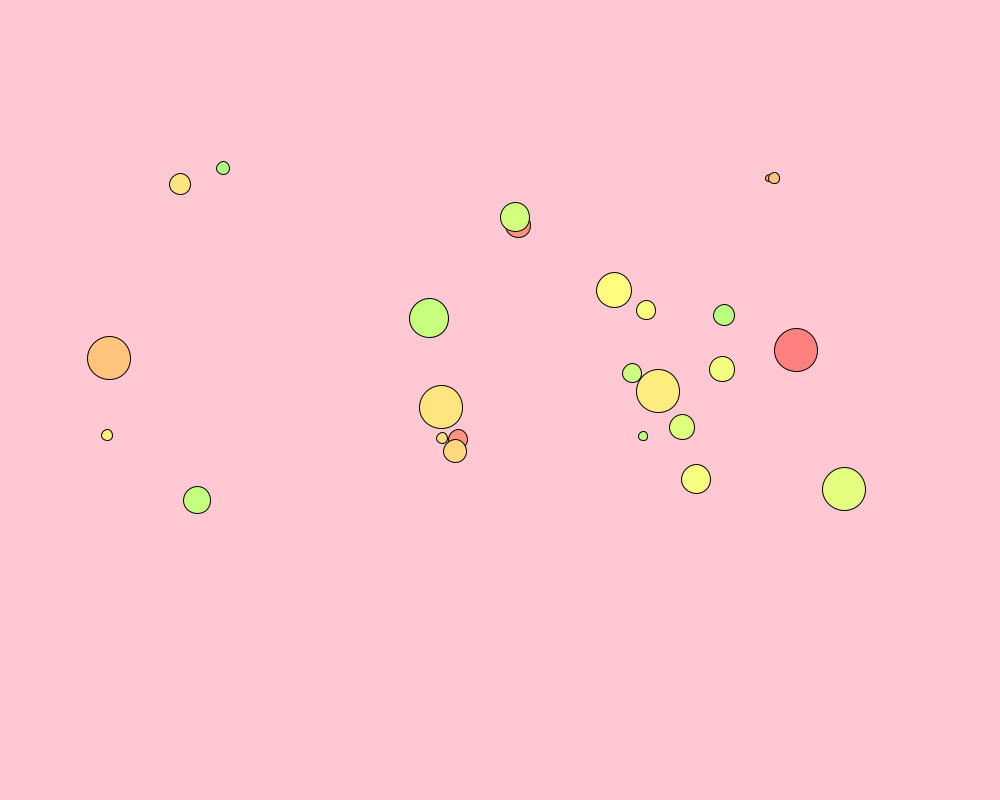
Frame 1 (no input)
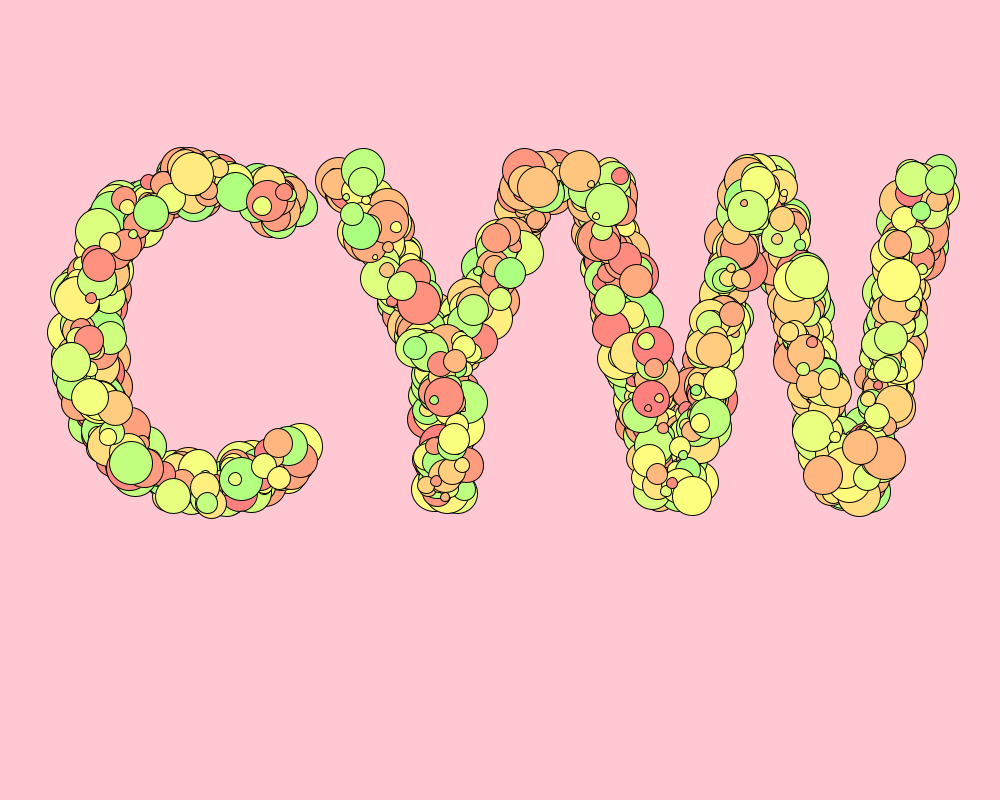
Frame 60 (the mouse pressed at the canvas centre just before this capture)
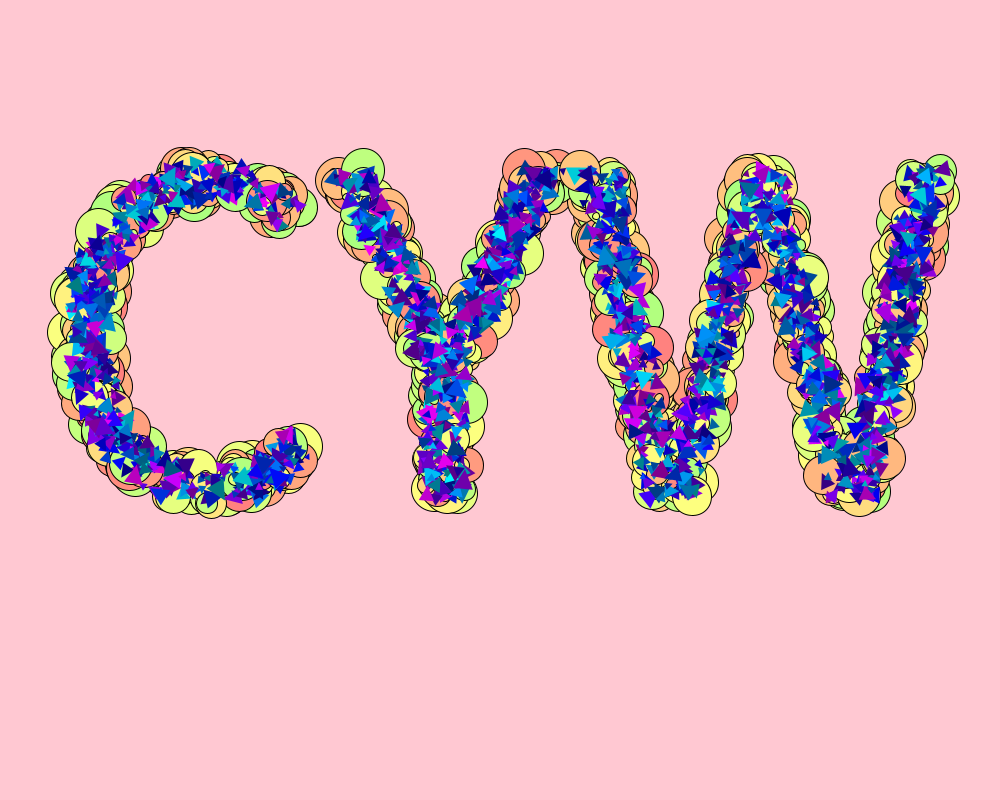
Frame 120 (the mouse held since frame 60 and released just before this capture)

The Processing sketch that drew these frames (run headless with seeded random() and noise(); from frame 60 on, the mouse is pressed at the canvas centre):

// Processing sketch: ChenYanwen_4_FunctionsAndExpandedCinema_Exercise2
// ── ChenYanwen_4_FunctionsAndExpandedCinema_Exercise2.pde
/*
 * Course: ART 22  - Computer Programming for the Arts
 * Assignment: Week 4 Practice 2 FunctionsAndExpandedCinema
 *
 * by Yanwen Chen
 *
 * Initiated: 2022/04/23
 * Last updated: 2022/04/23
 *
 * CITATIONS: List all sources you used for this assignment.
 * https://github.com/AmnonOwed/CAN_GenerativeTypography/blob/master/Image-Based/AggregateDrawing/AggregateDrawing.pde
 *
 * NOTE: This is where you write any notes you would like
 * to leave yourself or others using your code.
 *
 * Click the mouse to see the differents
 *
 * */

int drawSpeed = 300; // number of drawn shapes per draw() call
int drawMode = 0; // move through the drawing modes by clicking the mouse

color PGRAPHICS_COLOR = #C3E9E6;

int adjustNum=80;

PGraphics pg;

void setup() {
  //normally we dont put background in setup(), but this case is a little bit different
  background(#ffc8d2);
  size(1000, 800);

  colorMode(HSB, 360, 100, 100); // change to Hue-Saturation-Brightness color mode
  rectMode(CENTER);

  // create and draw to PPraphics (see Getting Started > UsingPGraphics example)
  pg = createGraphics(width, height, JAVA2D);
  pg.beginDraw();
  pg.textSize(500);
  pg.textAlign(CENTER, CENTER);
  pg.fill(PGRAPHICS_COLOR);
  drawCYW();
  pg.endDraw();
}

void drawC() {
  pg.text("C", pg.width/2, pg.height/2-adjustNum);
}
void drawY() {
  pg.text("Y", pg.width/2, pg.height/2-adjustNum);
}
void drawW() {
  pg.text("W", pg.width/2, pg.height/2-adjustNum);
}
void drawCYW() {
  pg.text("CYW", pg.width/2, pg.height/2-adjustNum);
}


void draw() {

  // This for loop ensures the code is repeated 'drawSpeed' times
  for (int i=0; i<drawSpeed; i++) {
    // pick a random coordinate
    int x = (int) random(width);
    int y = (int) random(height);
    // check if the coordinate is inside the text (in the offscreen PGraphics)
    boolean insideText = (pg.get(x, y) == PGRAPHICS_COLOR);
    // if it is indeed, then draw a shape in the main screen
    if (insideText) {
      // switch based on the current draw mode (move through them by clicking the mouse)
      // each drawing mode has custom settings (stroke, fill, shape, rotation)
      pushMatrix();
      translate(x, y);
      switch (drawMode) {
      case 0:
        float er = random(5, 45);
        color ec = color(random(100), 50, 200);
        stroke(0);
        fill(ec);
        ellipse(0, 0, er, er);
        break;
      case 1:
        float td = random(3, 10);
        float tr = random(TWO_PI);
        color tc = color(random(180, 300), 100, random(50, 100));
        noStroke();
        fill(tc);
        rotate(tr);
        triangle(0, -td, -td, td, td, td);
        break;
      case 2:
        float rw = random(5, 20);
        float rh = random(5, 50);
        float rr = random(TWO_PI);
        color rc = color(random(20), random(70, 100), random(20, 100));
        stroke(0);
        fill(rc);
        rotate(rr);
        rect(0, 0, rw, rh);
        break;
      }
      popMatrix();
    }
  }
}

void mousePressed() {
  background(#ffc8d2); // clear the screen when changing drawing mode
  drawMode = ++drawMode%3; // move through 3 drawing modes (0, 1, 2)
}
